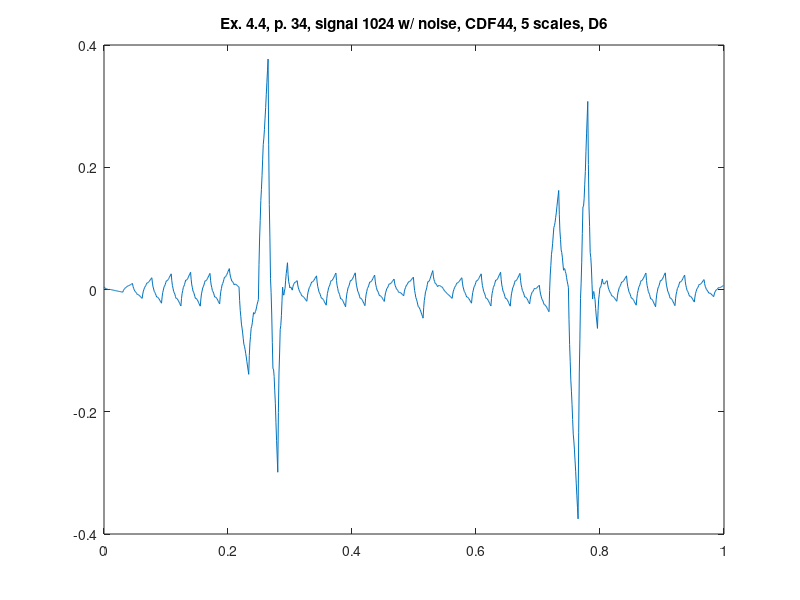

Recreate this plot in MATLAB.
%% ========================================================================
%% Programmatic octave notes on "Ripples in Mathematics" by A. Jensen
%% and A. la Cour-Harbo written with a deep gratitude to the authors for
%% this wonderful text. 
%% 
%% Reconstruction of graphs in ex 4.4, p.34, CDF44, 5 scales, D6.
%%
%% Author: Vladimir Kulyukin
%% 
%% NB: I have tested this code in Octave 4.
%% =========================================================================
t = (1.0/1024)*[0:1023];

%%y_ex_4_3_chirp_512_p33 = arrayfun(@(x) sin(x*x), t);

y_ex_4_4_1024_with_noise_cdf44_d6_p34 = [
0.004262164885578377
0.0028613903012321617
0.002190362329694377
0.0013237993425752256
0.0011869829682645062
8.546315783724202E-4
3.2674517289896796E-4
-1.4874778305745023E-4
1.0550587379456271E-4
1.6422451506520932E-4
2.740814075448965E-5
-5.701478403919593E-5
-3.369727244142478E-4
-5.645372152722654E-4
-7.397082566132492E-4
-9.289180804410027E-4
-0.001185504739769543
-0.0014240378304370826
-0.001644517352443622
-0.0018698343135933758
-0.0020770977060821302
-0.002289198537714099
-0.0025061368084892824
-0.002721778891352606
-0.0029193674055549316
-0.0031217933589004704
-0.0033290567513892247
-0.0035350239559661187
-0.003745828599686229
-0.0039553370554944785
-0.00416354932339087
-0.004372108903791482
-0.0017261051037290272
1.550207437948937E-4
0.00127126863878028
0.002592464963456737
0.0031487833355946593
0.003910050137423652
0.004876265368943717
0.0057875648342380305
0.005933986346993813
0.006285356289440664
0.006841674661578586
0.007343077267490757
0.008049428303094002
0.008700863572471497
0.009297383075623241
0.009908617213986911
0.004985019359757172
0.001544475268184778
-4.130150607302703E-4
-0.0027678884476812922
-0.0036397080719749683
-0.004908910754304618
-0.006575496494670241
-0.008135603765549313
-0.008212657273771044
-0.008687093840028744
-0.00955891346432242
-0.010324254619129542
-0.011486978831972645
-0.012543224575329196
-0.013492991849199198
-0.01447128994297942
-0.007451591238175216
-0.0025749493166184125
1.5863582169098962E-4
0.003466451294405572
0.004631209983872751
0.006370199007745111
0.008683418366022651
0.01084277316992687
0.01085907119058369
0.011449599545645688
0.01261435823511287
0.013625252370206722
0.015210376839705763
0.016641636754831476
0.01791903211558387
0.01923765535942437
0.010396619451074115
0.0042778560079288356
8.813650299885351E-4
-0.003244556656580921
-0.004648205877945401
-0.006781285807939034
-0.009643796446561822
-0.012310856715872965
-0.012255644519979137
-0.01292986303271446
-0.014333512254078938
-0.01554171110613177
-0.017479340666813763
-0.019221519858184107
-0.02076824868024281
-0.02236734827091893
-0.012042640155452186
-0.00491290668555042
-9.781478612136305E-4
0.0038127018392402063
0.005408576894129065
0.00786054282513497
0.011168599632257926
0.014247267580477663
0.014130960883132426
0.014870745061904236
0.01646662011679309
0.01783310631277873
0.020055683384881423
0.022048871598080895
0.02381267095237715
0.025637934866169217
0.014225428476554808
0.006359971949326859
0.002041565284485374
-0.0032272705264954882
-0.004949056475089885
-0.0076212715698236585
-0.011243915810696812
-0.014611893329398915
-0.014432820985714558
-0.015204177788169576
-0.016925963736763968
-0.018393082963187313
-0.020810631335750045
-0.022973512986141722
-0.024881727914362353
-0.02685818058512779
-0.014800306275866239
-0.006502918547217234
-0.0019660173991807818
0.0035785030912788784
0.005362537001125989
0.008154190253396304
0.011953462848089826
0.015482744653703069
0.015251539878703771
0.016027954446127674
0.01781198835597478
0.01932603147674161
0.02184769393993165
0.024099365614041413
0.026081046499070896
0.028135071197998282
0.01588854497031039
0.007473839814729201
0.002890955731254722
-0.0027186617140313083
-0.004496458087210632
-0.007300987822201505
-0.01113225091900393
-0.014688401640666855
-0.01441273129022308
-0.01516379430159085
-0.01694159067477017
-0.018444274672809992
-0.020973692032661372
-0.02322799701737325
-0.025207189626945625
-0.027260098375264434
-0.015304759930890251
-0.007102920009173689
-0.0026545786101147607
0.0027995096868816925
0.00450009946122051
0.0072064361334968526
0.010918519703710723
0.014361114204832121
0.014050210183295893
0.014745053059697184
0.016445642834036
0.01787674353928235
0.02031359114246623
0.022480949676557636
0.024378819141556575
0.026348897984987855
0.015132774522355202
0.007449883318865784
0.0033002243745196063
-0.001796161300335594
-0.0033593147160475537
-0.0058691948622685355
-0.00932580173899854
-0.012528733952835693
-0.012198433907529609
-0.012814860592732543
-0.0143780140084445
-0.015687492761263605
-0.01794369824459174
-0.01994622906502702
-0.021695085222569452
-0.023511913301174255
-0.01127252280275556
-0.0027994847206856514
0.0019072009450354641
0.0076230776991282456
0.009572602036872232
0.012531317462987886
0.016499223977475205
0.020196718554824647
0.020127860715825306
0.02106819396519763
0.023017718302941612
0.024696830703547723
0.02738513419252551
0.029803025744365417
0.031950505359067446
0.034170441633949306
0.025734725915023533
0.020154183542665592
0.017428814516875495
0.013938404098621675
0.013303167026935698
0.011902888562786
0.009737568706172584
0.007777241072846203
0.008672086786087664
0.008801891106865403
0.008166654035179424
0.007736409186780479
0.006541122945917818
0.005550828928342191
0.004765527134053598
0.003925297839080584
-0.01785830699506005
-0.034030151266698984
-0.04459023497583624
-0.05665398539581262
-0.06310597525328734
-0.07106163182160119
-0.08052095510075419
-0.08957737209905225
-0.09302202853484869
-0.09797035168148424
-0.10442234153895893
-0.1104714251155787
-0.11802417540303767
-0.12517401940964168
-0.13192095713539082
-0.1387758532737204
-0.10800917366524776
-0.08732316489611702
-0.07671782696632831
-0.06341138142597391
-0.06018560672496155
-0.05425872441338351
-0.04563073449123982
-0.03772650417201675
-0.03990294469213569
-0.03937827760168897
-0.0361525029006766
-0.03365048780258484
-0.028447365093927434
-0.02396800198819065
-0.020212398485374494
-0.016262864181441482
0.0411764529797091
0.08428322602095212
0.11305745494228758
0.14567207748603567
0.16395415590987628
0.1860766279561295
0.21203949362479543
0.2369733289237182
0.2475746201027335
0.2620163049041614
0.28029838332800194
0.29755143138209933
0.3186448730586095
0.3387092843653765
0.3577446653024004
0.37705577409598395
0.23677490084287545
0.13925657029766023
0.08450078246033849
0.01828680583813528
-0.005164628076174488
-0.040074250775365694
-0.08644206225943835
-0.12973966131187864
-0.13027471765642556
-0.14226796278585388
-0.16571939670016364
-0.18610061818284102
-0.2179400284504
-0.24670922628632652
-0.27240821169062074
-0.29892985803656275
-0.20116197589124823
-0.13669737253281083
-0.10553604796125074
-0.0654511367334383
-0.058669504292503144
-0.04296428519531567
-0.018335479441875913
0.0039022584734319087
-0.007163282398137521
-0.009305236613454651
-0.0025236041725194874
0.0018669604302837324
0.015181111689339248
0.026104195110262816
0.03463621069305444
0.04380891097212155
0.024448286504366312
0.01273314335989709
0.00866348153871388
0.002545219171208949
0.004072438126990039
0.0035510565364494096
9.8107439958706E-4
-0.0010399868752744284
0.0045844331731501025
0.008160252675252914
0.009687471631034004
0.011763611448815955
0.01179115072027619
0.012367610853737278
0.013492991849199238
0.014471289942979464
0.0074515912381752526
0.0025749493166184454
-1.5863582169095645E-4
-0.0034664512944055396
-0.0046312099838727175
-0.006370199007745076
-0.008683418366022619
-0.010842773169926836
-0.010859071190583653
-0.011449599545645648
-0.012614358235112826
-0.013625252370206677
-0.015210376839705716
-0.016641636754831428
-0.017919032115583825
-0.01923765535942432
-0.010396619451074075
-0.004277856007928802
-8.813650299885026E-4
0.00324455665658095
0.004648205877945429
0.006781285807939061
0.009643796446561848
0.01231085671587299
0.01225564451997916
0.012929863032714478
0.014333512254078957
0.015541711106131787
0.017479340666813777
0.01922151985818412
0.020768248680242817
0.022367348270918932
0.012042640155452172
0.0049129066855503915
9.781478612135904E-4
-0.003812701839240259
-0.005408576894129125
-0.007860542825135038
-0.011168599632258004
-0.01424726758047775
-0.014130960883132522
-0.014870745061904339
-0.016466620116793205
-0.017833106312778846
-0.02005568338488155
-0.022048871598081034
-0.0238126709523773
-0.025637934866169373
-0.014225428476554898
-0.006359971949326902
-0.0020415652844853922
0.0032272705264955017
0.0049490564750899095
0.007621271569823699
0.011243915810696873
0.014611893329398995
0.01443282098571464
0.015204177788169662
0.01692596373676407
0.01839308296318742
0.020810631335750167
0.022973512986141857
0.024881727914362498
0.026858180585127952
0.014800306275866329
0.006502918547217277
0.0019660173991807965
-0.0035785030912788957
-0.005362537001126016
-0.008154190253396348
-0.011953462848089891
-0.015482744653703156
-0.015251539878703852
-0.016027954446127757
-0.017811988355974875
-0.01932603147674171
-0.02184769393993177
-0.02409936561404154
-0.026081046499071035
-0.02813507119799843
-0.015888544970310486
-0.007473839814729263
-0.0028909557312547657
0.002718661714031288
0.004496458087210617
0.007300987822201501
0.011132250919003942
0.014688401640666881
0.014412731290223104
0.015163794301590873
0.016941590674770204
0.018444274672810027
0.02097369203266142
0.023227997017373308
0.02520718962694569
0.02726009837526451
0.015297365270279637
0.007090112081291332
0.002638338808299593
-0.0028197122753747268
-0.004522283443052475
-0.007231132421412804
-0.010946259210455717
-0.01439175467276487
-0.014081770219077454
-0.014778063576072621
-0.016480634743750368
-0.017913574584694357
-0.020352792236320933
-0.022522378561213745
-0.024422333559372806
-0.0263945360537843
-0.01517855484879297
-0.007496336815689921
-0.0033478819544751582
0.0017474418948899139
0.0033090025723666993
0.005817432237993794
0.009272730891771195
0.012474316764835647
0.012142139466011817
0.012756831155338292
0.014318391832815079
0.01562623972957891
0.017880956614493057
0.019881960718694247
0.02162925204218249
0.02344452550037222
0.013598243138617627
0.006876665241307573
0.0032797918084420596
-0.0011543436622572924
-0.0024637746685121035
-0.004610467712600752
-0.007594422794523239
-0.010354034189554912
-0.009988941120142047
-0.010461110088563017
-0.011770541094817828
-0.012855628414181822
-0.01477797777137966
-0.016475983441686676
-0.017949645425102887
-0.019483420118248506
-0.011121505339261553
-0.005411132562881686
-0.0023523017891089043
0.001417007522959648
0.002534774832421114
0.00436302068017835
0.006901745066231356
0.009250097301708365
0.008946907534578292
0.009354196305743986
0.010471963615205453
0.011399358774090922
0.01303723247127216
0.0144847340178774
0.015741863413906647
0.017050002873944103
0.010546736224638645
0.00613652953408316
0.003819382802277643
9.414023448151528E-4
1.564818461026384E-4
-0.001189272378266851
-0.003095860328293315
-0.004852173334441854
-0.00451542638184042
-0.004739513154895959
-0.005524433653608473
-0.006159079208443062
-0.007354558488934628
-0.008399762825548267
-0.009294692218283985
-0.010229887660874421
-0.003823570739765703
6.155938722667243E-4
0.00308760617522286
0.0060867153507850056
0.0071186722172708605
0.008677725956362724
0.0107638765680606
0.012708791998410723
0.012686555119684558
0.013191415113564399
0.014223371980050255
0.015114093665188353
0.016531912222932467
0.01780849559932883
0.01894384379437744
0.02011703584221104
0.007392156475974181
-0.0016087458785124281
-0.006885671221248784
-0.013160433196915684
-0.01571121816083234
-0.01925983975767953
-0.02380629798745727
-0.028085386697263074
-0.028640498395318643
-0.030193446726304744
-0.0327442316902214
-0.03502764713416612
-0.038308899211041386
-0.04132278176794471
-0.04406929480487611
-0.04688744928876468
-0.029797219538347748
-0.018041425266121465
-0.011620066472085841
-0.0037693499995930958
-0.0012530690052910153
0.002692569667468183
0.0080675660186845
0.013059567134263005
0.012717132771650855
0.01380405608749582
0.016320337081797903
0.01845362284046217
0.022016266277583567
0.02519591447906714
0.027992567444912915
0.030891843674852794
0.021863045138695882
0.016030364603372656
0.013393802068883118
0.009900842297155616
0.009604000526261813
0.008450761518130045
0.006441125272760315
0.00466095997550874
0.006076912679090862
0.006636468145435019
0.006339626374541215
0.0062722555517655655
0.005348487491751957
0.004654190379856503
0.004189364216079205
0.0036630514970672425
0.0015629027388342001
-1.1553792367055755E-4
-0.0013722704904470296
-0.0027419994009155618
-0.003690020215655809
-0.004751037374088116
-0.005925050876212485
-0.0070687870992968945
-0.007790815226653022
-0.008625839697701209
-0.009573860512441457
-0.010491604048141744
-0.011522343927534096
-0.012522806527886487
-0.013492991849198922
-0.014471289942979122
-0.007451591238175064
-0.0025749493166183613
1.5863582169098312E-4
0.0034664512944054967
0.004631209983872653
0.006370199007744978
0.008683418366022473
0.010842773169926646
0.010859071190583465
0.01144959954564545
0.012614358235112607
0.013625252370206443
0.015210376839705445
0.01664163675483113
0.0179190321155835
0.019237655359423966
0.010396619451073882
0.004277856007928719
8.813650299884818E-4
-0.0032445566565808973
-0.004648205877945353
-0.0067812858079389455
-0.009643796446561683
-0.01231085671587278
-0.012255644519978954
-0.012929863032714265
-0.014333512254078716
-0.015541711106131527
-0.017479340666813486
-0.019221519858183798
-0.02076824868024247
-0.022367348270918557
-0.012042640155451971
-0.004912906685550308
-9.781478612135748E-4
0.0038127018392401938
0.005408576894129033
0.007860542825134906
0.011168599632257815
0.014247267580477509
0.01413096088313228
0.01487074506190408
0.01646662011679292
0.017833106312778544
0.020055683384881208
0.022048871598080652
0.023812670952376897
0.025637934866168947
0.014225428476554652
0.006359971949326783
0.0020415652844853463
-0.00322727052649546
-0.00494905647508984
-0.007621271569823587
-0.011243915810696703
-0.014611893329398768
-0.014432820985714415
-0.015204177788169427
-0.016925963736763805
-0.01839308296318714
-0.02081063133574984
-0.02297351298614149
-0.024881727914362103
-0.026858180585127525
-0.014800306275866098
-0.0065029185472171794
-0.0019660173991807727
0.0035785030912788302
0.005362537001125921
0.008154190253396207
0.011953462848089692
0.015482744653702897
0.015251539878703601
0.016027954446127493
0.017811988355974584
0.019326031476741393
0.021847693939931412
0.02409936561404115
0.026081046499070615
0.028135071197997973
0.0158885449703102
0.007473839814729093
0.0028909557312546573
-0.00271866171403132
-0.004496458087210627
-0.0073009878222014745
-0.011132250919003864
-0.014688401640666756
-0.014412731290222986
-0.015163794301590752
-0.01694159067477006
-0.01844427467280987
-0.020973692032661223
-0.02322799701737308
-0.025207189626945445
-0.027260098375264236
-0.015304759930890113
-0.007102920009173595
-0.002654578610114688
0.0027995096868817385
0.004500099461220553
0.0072064361334968855
0.010918519703710737
0.014361114204832121
0.014050210183295903
0.014745053059697198
0.01644564283403601
0.017876743539282352
0.020313591142466222
0.02248094967655762
0.024378819141556558
0.026348897984987827
0.015132774522355192
0.007449883318865784
0.003300224374519611
-0.0017961613003355831
-0.003359314716047543
-0.0058691948622685225
-0.009325801738998524
-0.012528733952835673
-0.012198433907529591
-0.012814860592732529
-0.014378014008444486
-0.01568749276126359
-0.017943698244591723
-0.019946229065027004
-0.021695085222569438
-0.023511913301174237
-0.015685882446105585
-0.010443647855041966
-0.007785209527983393
-0.004434445078578112
-0.003667476893177877
-0.0022081825854309376
-5.6562155337296104E-5
0.001909550049374576
0.0012918659900814063
0.0013665080531349392
0.0021334762385351747
0.00271493619855364
0.003988722280918809
0.005077000137902208
0.005979769769503838
0.006932246180285841
-0.0015883732503960152
-0.007570684300535004
-0.011014686970131126
-0.015138827320434856
-0.016724659290195724
-0.0189906289406642
-0.021936736271840285
-0.024700601260728785
-0.024926157869074435
-0.025831852158127687
-0.027417684127888545
-0.028821273755361823
-0.03090500106354272
-0.032806486029436026
-0.034525728653041765
-0.0362938029650902
-0.0013448108202942597
0.023765873018950365
0.03903824855264368
0.05694679085169786
0.06501702484520075
0.07572342560406449
0.08906599312828914
0.10170220189662153
0.1045001023594027
0.10993416958754469
0.11800440358104756
0.1253682788186582
0.13536832082162975
0.14466200406870908
0.15324932855989618
0.16202592130929122
0.12236026664383526
0.09567467305273725
0.08196914053599721
0.06478561113667627
0.06058214281171339
0.0529006776041696
0.04174121551404493
0.031513679879885764
0.03426620532008462
0.03354073387770258
0.02933726555273967
0.026065723683742256
0.019316184932163985
0.013498572636551215
0.00861288679690395
0.0034774920159755265
-0.04970078275086578
-0.09000600662341636
-0.11743817960167625
-0.14831967617118605
-0.1663281218464052
-0.18778589111287422
-0.21269298397059322
-0.23667583335760317
-0.24778563185032249
-0.26234475393429163
-0.2803531996095108
-0.2974374018140208
-0.31797092760978085
-0.3375802099348318
-0.3562652487891737
-0.37519793793510176
-0.23440389136333623
-0.136408494636786
-0.08121174775545117
-0.01454713721094849
0.009318823488338783
0.04465264785079391
0.09145433587641691
0.13518321909458386
0.13611345246753542
0.1485115495036548
0.1723775102029421
0.19317066609477326
0.2254316856497724
0.2546199003973154
0.2807353103374024
0.30767407584414563
0.20461418609870624
0.136387331045221
0.1029935106836901
0.06026620680652474
0.05237193762131373
0.035144184920468266
0.008582948703988354
-0.015477388141908112
-0.004704690295850241
-0.003265475965426813
-0.01115974515063783
-0.0165531149652654
-0.03127996829552742
-0.04350592225520599
-0.053230976844301114
-0.06362614540009556
-0.03441832522388078
-0.015822093896266716
-0.007837451417253387
0.0029905577241536195
0.003206978016959893
0.006266764972159839
0.01216991858975346
0.017311194406373114
0.011840881374392043
0.009213935004804642
0.009430355297610915
0.008884897789443225
0.011182806943669209
0.012718838296921229
0.01349299184919929
0.01447128994297952
0.007451591238175278
0.0025749493166184463
-1.586358216909686E-4
-0.0034664512944055674
-0.004631209983872751
-0.006370199007745118
-0.008683418366022672
-0.0108427731699269
-0.010859071190583717
-0.011449599545645714
-0.012614358235112897
-0.013625252370206755
-0.015210376839705803
-0.01664163675483152
-0.017919032115583922
-0.01923765535942442
-0.010396619451074163
-0.00427785600792888
-8.813650299885768E-4
0.0032445566565808825
0.00464820587794536
0.006781285807938994
0.009643796446561782
0.012310856715872924
0.012255644519979094
0.012929863032714413
0.01433351225407889
0.015541711106131716
0.01747934066681371
0.019221519858184058
0.020768248680242754
0.02236734827091887
0.012042640155452186
0.004912906685550462
9.781478612136986E-4
-0.0038127018392401088
-0.005408576894128953
-0.007860542825134839
-0.011168599632257773
-0.014247267580477488
-0.014130960883132248
-0.014870745061904049
-0.016466620116792893
-0.017833106312778516
-0.020055683384881194
-0.02204887159808065
-0.023812670952376894
-0.025637934866168947
-0.014225428476554633
-0.00635997194932675
-0.002041565284485305
0.003227270526495511
0.004949056475089893
0.007621271569823642
0.011243915810696765
0.014611893329398837
0.01443282098571448
0.015204177788169487
0.016925963736763867
0.018393082963187198
0.020810631335749903
0.022973512986141562
0.024881727914362176
0.026858180585127598
0.0148003062758661
0.006502918547217127
0.001966017399180688
-0.003578503091278953
-0.0053625370011260625
-0.00815419025339637
-0.011953462848089885
-0.015482744653703117
-0.015251539878703823
-0.016027954446127726
-0.017811988355974837
-0.019326031476741664
-0.0218476939399317
-0.024099365614041454
-0.026081046499070937
-0.028135071197998313
-0.015888544970310423
-0.007473839814729232
-0.0028909557312547488
0.002718661714031286
0.004496458087210613
0.00730098782220149
0.01113225091900392
0.014688401640666848
0.014412731290223076
0.01516379430159085
0.016941590674770177
0.01844427467281
0.020973692032661383
0.023227997017373263
0.02520718962694565
0.027260098375264462
0.015304759930890288
0.007102920009173738
0.002654578610114818
-0.0027995096868816266
-0.004500099461220438
-0.007206436133496774
-0.010918519703710635
-0.014361114204832026
-0.014050210183295792
-0.014745053059697076
-0.016445642834035892
-0.01787674353928223
-0.020313591142466107
-0.022480949676557508
-0.024378819141556443
-0.026348897984987716
-0.015132774522355105
-0.007449883318865715
-0.003300224374519556
0.0017961613003356232
0.003359314716047576
0.005869194862268547
0.009325801738998536
0.012528733952835673
0.01219843390752959
0.01281486059273252
0.014378014008444474
0.015687492761263574
0.017943698244591695
0.019946229065026966
0.02169508522256939
0.02351191330117418
0.013479202624430505
0.006621566287863737
0.002939004291473886
-0.00159431631027515
-0.0029525625718472693
-0.005161567438778572
-0.00822133091106906
-0.011053134302099725
-0.010709863352953477
-0.011217351009166413
-0.01257559727073853
-0.013705883451050824
-0.015686928236722308
-0.017440012941133967
-0.018965137564285806
-0.02055134390711774
-0.012073176332313862
-0.0062917496210653494
-0.0032070637733722144
6.002116109065927E-4
0.0017107461316300272
0.0035438701889391314
0.0060995837828339075
0.008461680093941371
0.008127035541493466
0.00851498052563123
0.009625515046354664
0.010542432284290786
0.012181939058812583
0.013627828550547064
0.014880100759494239
0.01618425256300498
0.009601558907677256
0.005132139123874363
0.0027759932115963048
-1.4640272794262514E-4
-9.555247959567184E-4
-0.0023308968912316833
-0.004272519013767521
-0.006062414898784704
-0.005739036912277055
-0.005981908953030277
-0.0067910310210443706
-0.00744842685153981
-0.008672072709296125
-0.009743992329533784
-0.010664185712252795
-0.011625034017785536
-0.0071755464892938395
-0.004175754078310154
-0.0026256567848344826
-6.871148553511975E-4
-1.9826804337592745E-4
6.790234046069567E-4
0.0019447594885974551
0.0031064121460655115
0.0028183696860255543
0.00291877186199321
0.0034076186739684803
0.003792382059421308
0.004565590080881752
0.005234714675819752
0.00579975584423531
0.006392686082733021
];

figure;
plot(t, y_ex_4_4_1024_with_noise_cdf44_d6_p34);
xlim([0 1]);
title('Ex. 4.4, p. 34, signal 1024 w/ noise, CDF44, 5 scales, D6');
